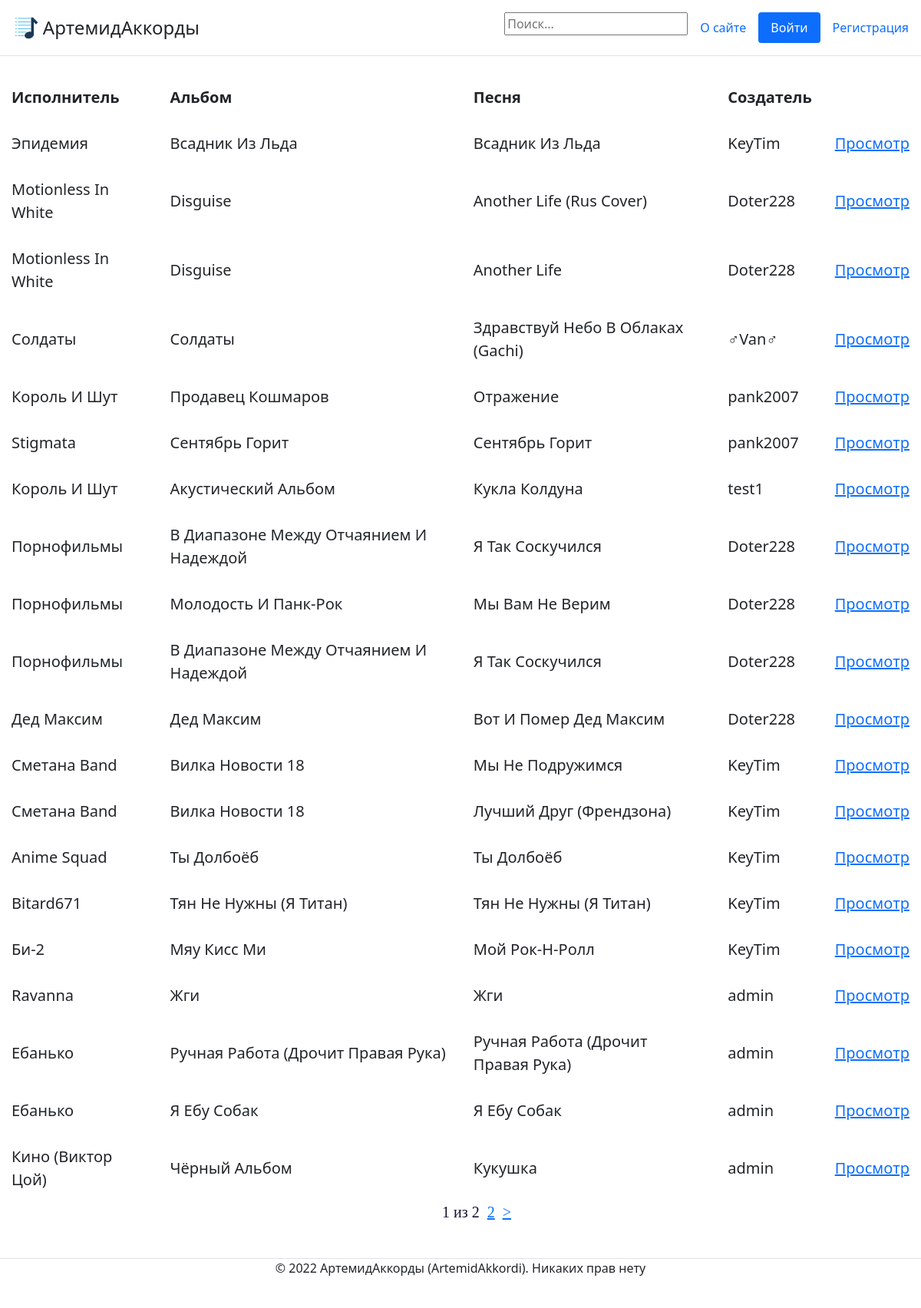
/, run on an earlier commit of the app's database.
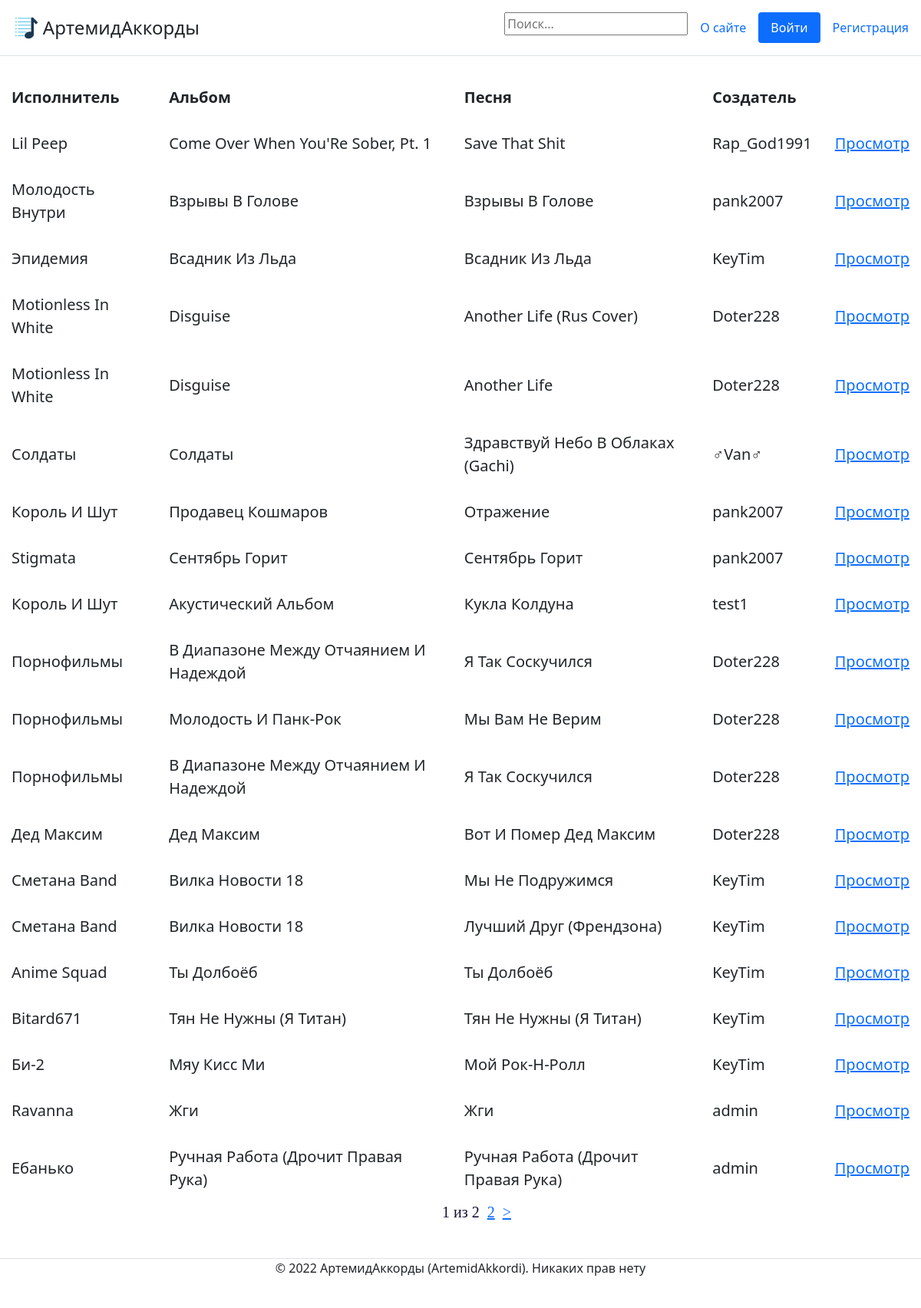
And on a later commit of the database.
### mainapp/models.py (models this page shows, shortened)
class ContentWithChords(models.Model):
    song = models.ForeignKey('Song', on_delete=models.CASCADE, help_text="Выберите песню", verbose_name='Песня', null=False)
    creator = models.ForeignKey(User, on_delete=models.CASCADE, verbose_name='Создатель', null=False)
    content = models.TextField(help_text='Введите содержание (текст песни с расставленными аккордами', verbose_name='Содержание', null=False)
    chords = models.ManyToManyField('Chord', help_text='Выберите какие аккорды есть в вашем содержании (например Am, C, F).', verbose_name='Аккорды')
    objects = models.Manager()
    """def get_absolute_url(self):
        return reverse('content', args[str(self.id)])"""

class Song(models.Model):
    title = models.CharField(max_length=250, help_text='Введите название песни', verbose_name="Название песни", null=False)
    album = models.ForeignKey('Album', on_delete=models.CASCADE, help_text='Выберите альбом', verbose_name='Альбом', null=False)
    objects = models.Manager()
    def __str__(self):
        return self.title

class Album(models.Model):
    title = models.CharField(max_length=250, help_text='Введите название альбома', verbose_name="Название альбома", null=False)
    singer = models.ForeignKey('Singer', on_delete=models.CASCADE, help_text='Выберите исполнителя', verbose_name='Исполнитель', null=False)
    objects = models.Manager()
    def __str__(self):
        return self.title

class Singer(models.Model):
    name = models.CharField(max_length=250, help_text='Введите название исполнителя', verbose_name='Исполнитель', null=False)
    objects = models.Manager() #служебное поле для доступа к объектам в базе данных
    def __str__(self):
        return self.name

### mainapp/views.py (the view)
# urls.py: path('', views.index, name='home'),
def index(request):
    songs = ContentWithChords.objects.all().order_by('-id') #от новых к старым
    paginator = Paginator(songs, 20) #мы говорим пагинатору: бери отсюда например по три штучки
    page_number = request.GET.get('page') #после чего получаем из url номер страницы (номера он тоже делает сам в зависимости от кол-ва кучек)
    page_obj = paginator.get_page(page_number) #и на основе номера страницы пагинатор решает какую именно кучку песен надо показать
    flag_moder = check_moder(request)
    return render(request, 'mainapp/index.html', {"moder":flag_moder, 'page_obj': page_obj})

### mainapp/views.py (called while the page is built)
def check_moder(request):
    flag_moder = False
    if User.objects.filter(pk=request.user.id, groups__name='Moderator').exists() or User.objects.filter(pk=request.user.id, groups__name='Admin').exists():
        flag_moder = True
    return flag_moder

### templates/mainapp/index.html (shortened to what this page needs)
{% extends 'mainapp/base.html' %}
{%block site_content %}
{% load static %}
<link href= '{% static "css/index.css" %}' rel="stylesheet" >
<table>
    {% if result == null and user_songs == null and user_favourites == null %}
        <tr><th>Исполнитель</th><th>Альбом</th><th>Песня</th><th>Создатель</th><th></th></tr>
        {% for song in page_obj %}
        <tr>
            <td>{{ song.song.album.singer }}</td>
            <td>{{ song.song.album }}</td>
            <td>{{ song.song }}</td>
            <td>{{ song.creator }}</td>
            <td><a href="/content/{{song.id}}">Просмотр</a></td>
        </tr>
        {% endfor %}
    {% endif %}
</table>
<nav class="list-pages">
    <ul>
        <div class="d-flex justify-content-center">
        {% for p in page_obj.paginator.page_range %}
            {% if page_obj.number == p %}
                <h5>{{ p }} из {{ page_obj.paginator.num_pages }}</h5>
            {% elif p >= page_obj.number|add:-2 and p <= page_obj.number|add:2 %}
                <h5><a href="?page={{ p }}">{{ p }}</a></h5>
            {% endif %}
        {% endfor %}
        {% if page_obj.has_next %}
            <h5><a href="?page={{ page_obj.next_page_number }}">&gt</a></h5>
        {% endif %}
        </div>
    </ul>
</nav>
{% endblock %}

What changed in the data, as far as the page shows it:
no longer on this page (row unchanged): ContentWithChords: song.album.singer "Ебанько", song.album "Я Ебу Собак", song "Я Ебу Собак", creator "admin"
no longer on this page (row unchanged): ContentWithChords: song.album.singer "Кино (Виктор Цой)", song.album "Чёрный Альбом", song "Кукушка", creator "admin"
added ContentWithChords: song.album.singer "Lil Peep", song.album "Come Over When You'Re Sober, Pt. 1", song "Save That Shit", creator "Rap_God1991"
added ContentWithChords: song.album.singer "Молодость Внутри", song.album "Взрывы В Голове", song "Взрывы В Голове", creator "pank2007"
